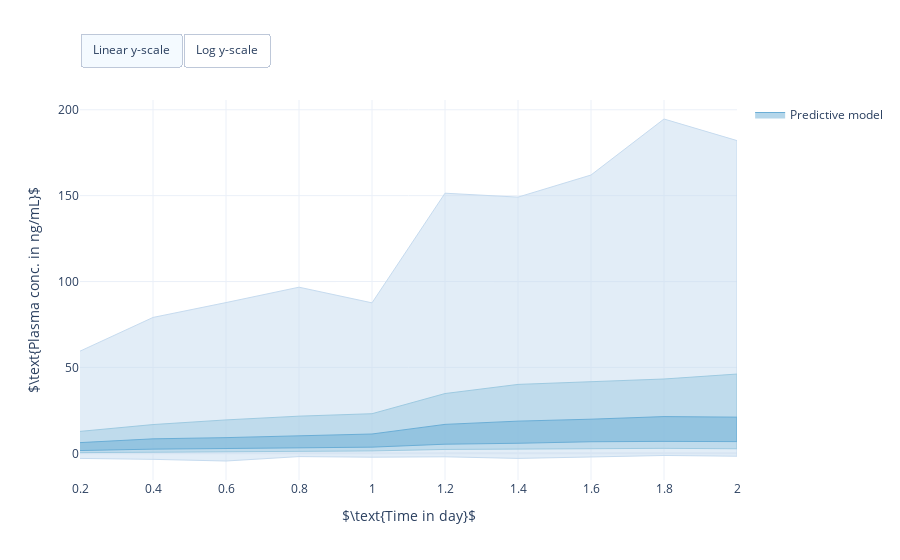

The cell this chart's notebook holds for it:
### Markdown cell above
## Build prior predictive model

### Code cell
import pints

# Define prior distribution
log_priors = [
    pints.HalfCauchyLogPrior(location=0, scale=1),     # Volume of distribution
    pints.HalfCauchyLogPrior(location=1, scale=2),     # Absorption rate
    pints.HalfCauchyLogPrior(location=0, scale=0.1),   # Elimination rate
    pints.HalfCauchyLogPrior(location=0, scale=1),     # Sigma base
    pints.HalfCauchyLogPrior(location=0, scale=0.1)]   # Sigma rel.
log_prior = pints.ComposedLogPrior(*log_priors)

# Define prior predictive model and sample 1000 virtual patients
model = erlo.PriorPredictiveModel(predictive_model, log_prior)
n_samples = 1000
samples = model.sample(times, n_samples, seed)

# Visualise prior predictive model
fig = erlo.plots.PDPredictivePlot()
fig.add_prediction(data=samples, bulk_probs=[0.3, 0.6, 0.9])
fig.set_axis_labels(xlabel=r'$\text{Time in day}$', ylabel=r'$\text{Plasma conc. in ng/mL}$')
fig.show()

### Figure 1 — Plotly figure (JSON) as saved in the notebook; plotly's stock layout.template omitted (floating-point values rounded to 4 significant figures)
{"data": [{"fill": "toself", "hoverinfo": "text", "legendgroup": "Model prediction", "line": {"color": "rgb(198,219,239)", "width": 1}, "name": "Predictive model", "showlegend": false, "text": "0.9 Bulk", "type": "scatter", "x": [0.2, 0.4, 0.6, 0.8, 1, 1.2, 1.4, 1.6, 1.8, 2, 2, 1.8, 1.6, 1.4, 1.2, 1, 0.8, 0.6, 0.4, 0.2], "y": [59.47, 79.09, 87.74, 96.7, 87.59, 151.4, 149.1, 162.0, 194.6, 182.0, -1.676, -1.259, -2.133, -2.964, -2.038, -2.259, -1.912, -4.478, -3.507, -2.974]}, {"fill": "toself", "hoverinfo": "text", "legendgroup": "Model prediction", "line": {"color": "rgb(158,202,225)", "width": 1}, "name": "Predictive model", "showlegend": false, "text": "0.6 Bulk", "type": "scatter", "x": [0.2, 0.4, 0.6, 0.8, 1, 1.2, 1.4, 1.6, 1.8, 2, 2, 1.8, 1.6, 1.4, 1.2, 1, 0.8, 0.6, 0.4, 0.2], "y": [12.75, 16.73, 19.44, 21.63, 23.05, 34.79, 40.11, 41.74, 43.26, 46.13, 2.641, 2.899, 2.623, 2.352, 2.249, 1.393, 1.238, 0.9204, 0.6583, 0.396]}, {"fill": "toself", "hoverinfo": "text", "legendgroup": "Model prediction", "line": {"color": "rgb(107,174,214)", "width": 1}, "name": "Predictive model", "showlegend": true, "text": "0.3 Bulk", "type": "scatter", "x": [0.2, 0.4, 0.6, 0.8, 1, 1.2, 1.4, 1.6, 1.8, 2, 2, 1.8, 1.6, 1.4, 1.2, 1, 0.8, 0.6, 0.4, 0.2], "y": [6.221, 8.424, 9.122, 10.16, 11.24, 16.83, 18.73, 19.86, 21.37, 21.04, 6.802, 6.942, 6.731, 5.84, 5.306, 3.586, 3.394, 2.782, 2.424, 1.612]}], "layout": {"autosize": true, "updatemenus": [{"buttons": [{"args": [{"yaxis.type": "linear"}], "label": "Linear y-scale", "method": "relayout"}, {"args": [{"yaxis.type": "log"}], "label": "Log y-scale", "method": "relayout"}], "direction": "left", "pad": {"r": 0, "t": -10}, "showactive": true, "type": "buttons", "x": 0, "xanchor": "left", "y": 1.15, "yanchor": "top"}], "xaxis": {"title": {"text": "$\\text{Time in day}$"}}, "yaxis": {"title": {"text": "$\\text{Plasma conc. in ng/mL}$"}}}}
